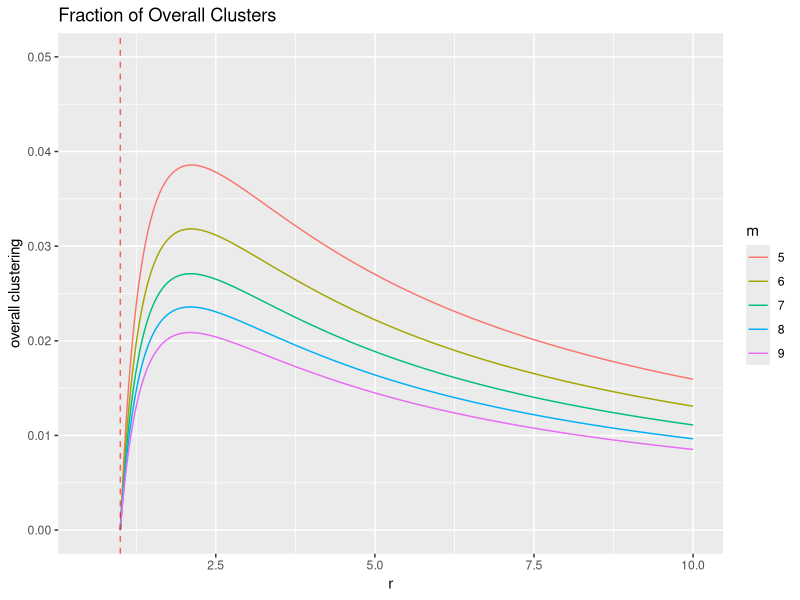

Source code (R):
#!/usr/bin/env Rscript

###############################################################################
# -*- encoding: UTF-8 -*-                                                     #
# Author: jessekelighine@gmail.com                                            #
#                                                                             #
#                                                                             #
# Last Modified: 2023-02-08                                                   #
###############################################################################
library(data.table)
library(tidyverse)
###############################################################################

rm(list=ls()); gc()
options(scipen=999999)
set.seed(1234)

###############################################################################

CL.1 <- function ( r, m ) { 1 / ( (1+r) * m ) }
CL.2 <- function ( r, m ) { ( r*(m-1) ) / ( m*(m-1)*(1+r)*r - m*(1-r) ) }
CL.3 <- function ( r, m ) { ( 6*(r-1) ) / ( (1+r)*(3*(m-1)*(r-1)+4*m*r) ) }

r <- seq(0.5,10,0.01)
data <- data.table(r=r)
data$m5 <- 5
data$m6 <- 6
data$m7 <- 7
data$m8 <- 8
data$m9 <- 9
data <- melt(data,
     id.vars="r",
     measure.vars=patterns("^m"),
     variable.name="tmp",
     value.name="m")
data$tmp <- NULL

data[, CL := CL.3(r,m)][, m := as.factor(m)]
# data[, CL := fifelse(r>=1,CL.1(r,m),CL.2(r,m))][, m := as.factor(m)] %>% 
data %>% 
  ggplot()+
  aes(x=r,y=CL,color=m)+
  geom_line()+
  geom_vline(xintercept=1, linetype="dashed", alpha=0.6, color='red')+
  ylim(0,0.05)+
  ylab("overall clustering")+
  labs(title="Fraction of Overall Clusters") -> plot
plot

ggsave("clustering-estimation.pdf",         plot=plot, width=20, height=10, scale=0.4)
ggsave("overall-clustering-estimation.pdf", plot=plot, width=20, height=10, scale=0.4)
